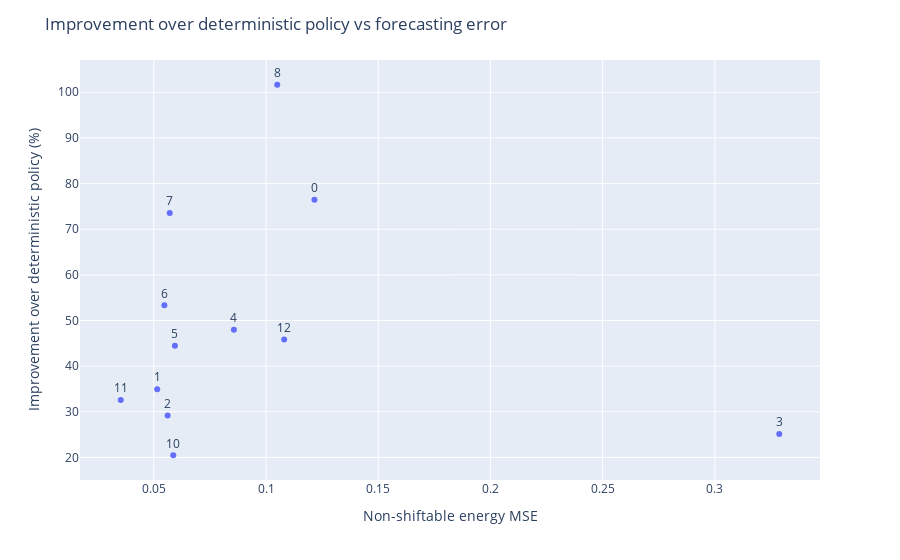

Source (notebook cell):
### Code cell
fig = px.scatter(data[data['instance']!=9], x="l_mse", y="value", text='instance', hover_data='instance')
fig.update_layout(title_text="Improvement over deterministic policy vs forecasting error", yaxis=dict(title="Improvement over deterministic policy (%)"), xaxis=dict(title="Non-shiftable energy MSE"))
fig.update_traces(textposition='top center')
fig.show()

### Figure 1 — Plotly figure (JSON) as saved in the notebook; plotly's stock layout.template omitted (floating-point values rounded to 4 significant figures)
{"data": [{"customdata": [[0], [1], [2], [3], [4], [5], [6], [7], [8], [10], [11], [12]], "hovertemplate": "l_mse=%{x}<br>value=%{y}<br>instance=%{customdata[0]}<extra></extra>", "legendgroup": "", "marker": {"color": "#636efa", "symbol": "circle"}, "mode": "markers+text", "name": "", "orientation": "v", "showlegend": false, "text": [0, 1, 2, 3, 4, 5, 6, 7, 8, 10, 11, 12], "textposition": "top center", "type": "scatter", "x": [0.1216, 0.05152, 0.05616, 0.3287, 0.0857, 0.05941, 0.05471, 0.0571, 0.105, 0.05867, 0.03527, 0.1081], "xaxis": "x", "y": [76.46, 34.96, 29.21, 25.11, 47.95, 44.49, 53.32, 73.54, 101.6, 20.48, 32.57, 45.83], "yaxis": "y"}], "layout": {"legend": {"tracegroupgap": 0}, "margin": {"t": 60}, "title": {"text": "Improvement over deterministic policy vs forecasting error"}, "xaxis": {"anchor": "y", "domain": [0, 1], "title": {"text": "Non-shiftable energy MSE"}}, "yaxis": {"anchor": "x", "domain": [0, 1], "title": {"text": "Improvement over deterministic policy (%)"}}}}
